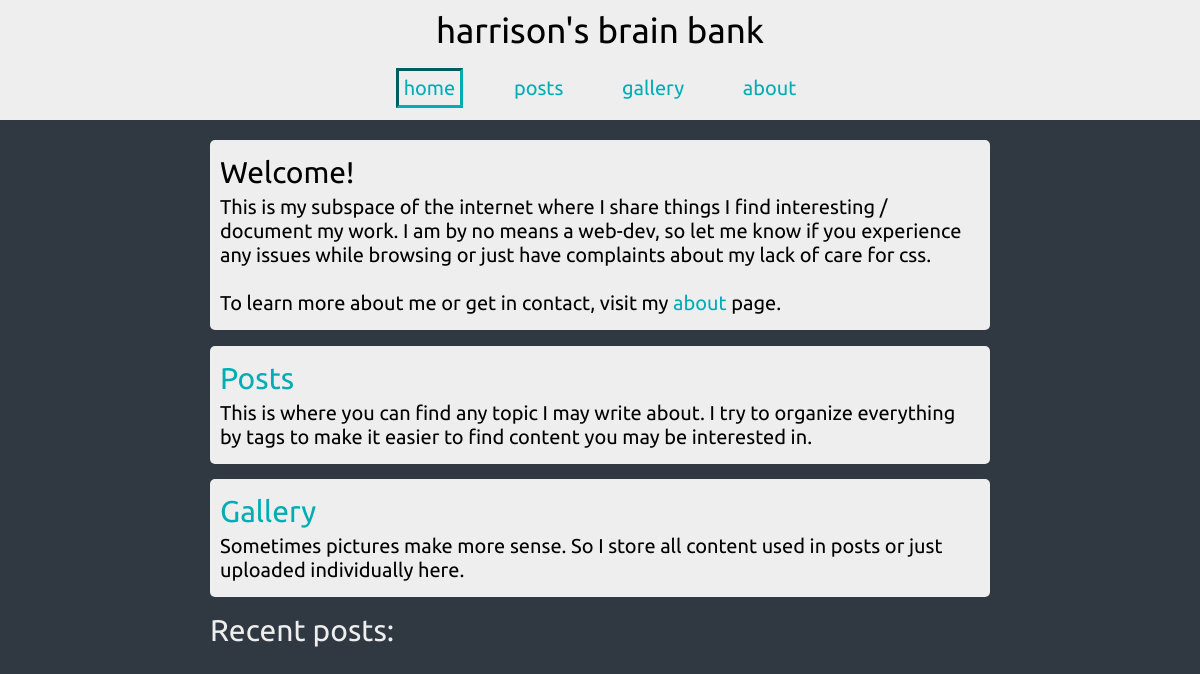
Before: / with the older database file.
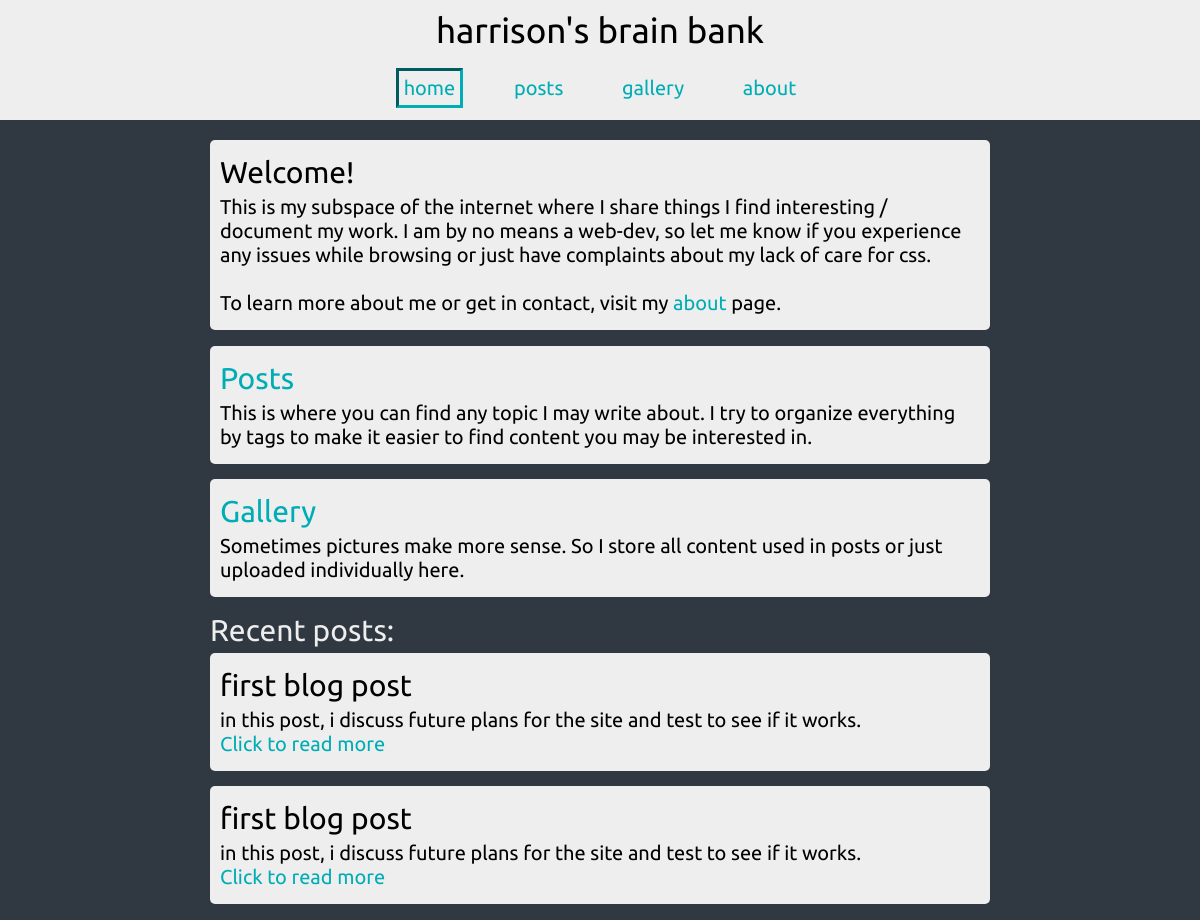
After: the same page with the newer database file.
### tables this page shows
CREATE TABLE post (
    id INTEGER PRIMARY KEY AUTOINCREMENT,
    created TIMESTAMP DEFAULT CURRENT_TIMESTAMP,
    title TEXT NOT NULL,
    description TEXT NOT NULL,
    body TEXT NOT NULL
);

### brainbank/routes.py (the view)
@with_appcontext
@current_app.route('/')
def home():
    posts = db.get_posts(orderByDate=True, limit=2)
    return render_template('home.html', current='home', posts=posts)

### brainbank/db.py (called while the page is built, shortened)
def get_db():
    if 'db' not in g:
        g.db = sqlite3.connect(
            app.config['DATABASE_URI'],
            detect_types=sqlite3.PARSE_DECLTYPES
        )
        g.db.row_factory = sqlite3.Row
    return g.db

def query_db(query, args=()):
    cur = get_db().execute(query, args)
    rv = cur.fetchall()
    cur.close()
    return rv

def get_posts(startDate=None, endDate=None, orderByDate=True, \
              tags=None, id=None, values=["*"], limit=None):
    query = 'SELECT '
    args = []
    query += ', '.join(values)
    query += ' FROM post '
    firstInList = True
    if startDate:
        query += 'WHERE '
        query += '? <= created '
        args.append(startDate)
        firstInList = False
    if orderByDate:
        query += 'ORDER BY created DESC '
    if limit:
        query += 'LIMIT ? '
        args.append(limit)
    return query_db(query, list(args))

### brainbank/templates/home.html
{% extends 'layout.html' %}
{% block content %}
    <link rel="stylesheet" href="{{ url_for('static', filename='css/home.css') }}">
    <div class="content">
        <div class="content-boxes">
            <div class="post-snippet">
                <h2>Welcome!</h2>
                <div>
                    This is my subspace of the internet where I share things I find interesting /
                    document my work. I am by no means a web-dev, so let me know if you experience
                    any issues while browsing or just have complaints about my lack of care for css.
                    <br /><br />
                    To learn more about me or get in contact, visit my <a href="/about">about</a> page.
                </div>
            </div>
        </div>
        <div class="content-alternating-boxes">
            <div class="post-snippet">
                <h2><a href="/posts">Posts</a></h2>
                <div>
                    This is where you can find any topic I may write about. I try to organize everything by tags to make it easier to find content you may be interested in.
                </div>
            </div>
            <div class="post-snippet">
                <h2><a href="/gallery">Gallery</a></h2>
                <div>
                    Sometimes pictures make more sense. So I store all content used in posts or just uploaded individually here.
                </div>
            </div>
        </div>
        <div style="color:  #eeeeee">
            <h2>Recent posts:</h2>
        </div>
        <div class="content-alternating-boxes">
            {% for i in range(posts | length) %}
                {% include 'post-snippet.html' %}
            {% endfor %}
        </div>
    </div>
{% endblock %}

### brainbank/templates/post-snippet.html
<div class="post-snippet">
    <h2>{{ posts[i].title }}</h2>
    <div>{{ posts[i].description }}</div>
    <a href=" {{ '/post/%s'%posts[i].id }}">Click to read more</a>
</div>

Changed rows visible on the page:
added post: title "first blog post", description "in this post, i discuss future plans for the site and test to see if it works."
added post: title "first blog post", description "in this post, i discuss future plans for the site and test to see if it works."
Other visible differences:
new list line: "Click to read more"
